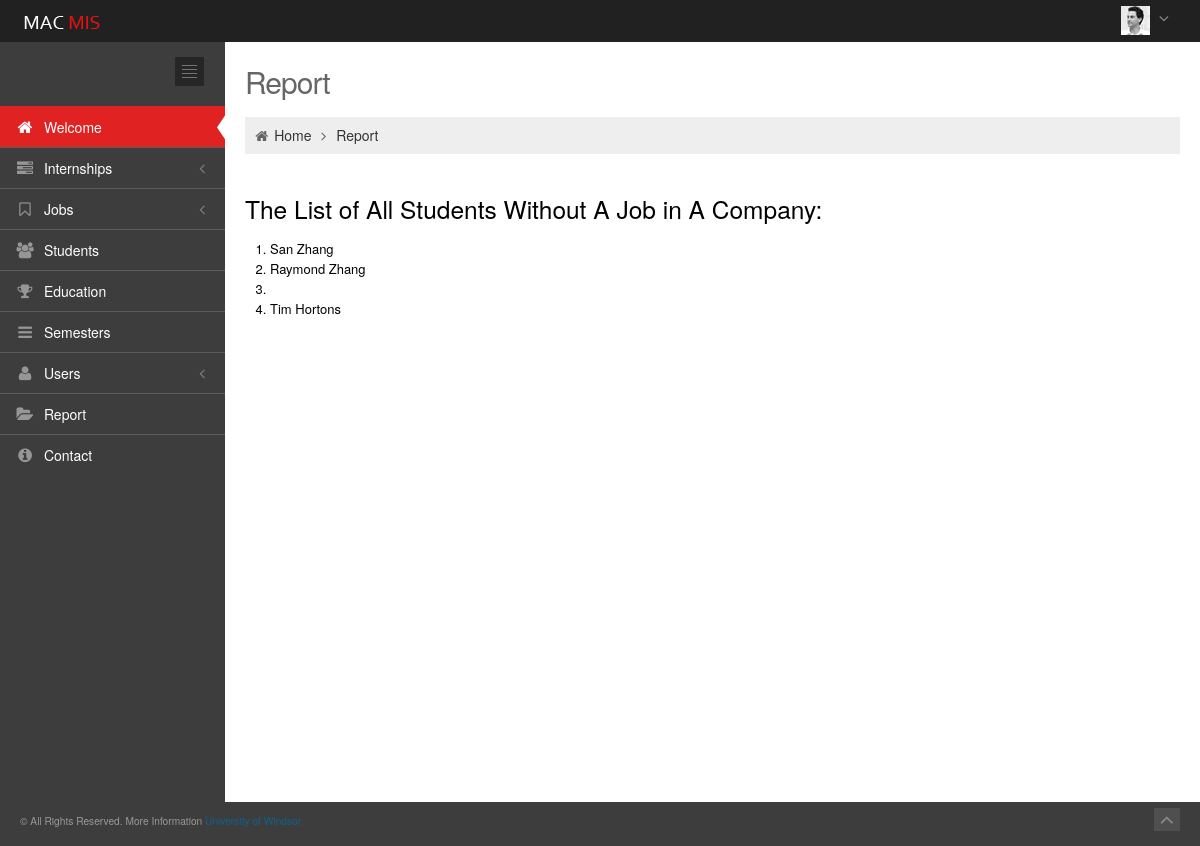
Screenshot of /app/report_studentWithoutJob (signed in) with the database file from the repository.
### app/models.py (models this page shows)
class Student(models.Model):
    GENDER_CHOICES = (
        ('F', 'Female'),
        ('M', 'Male'),
    )
    STATUS_CHOICES = (
        ('I', 'International Resident'),
        ('P', 'Permanent Resident'),
    )
    CURRENT_PAST = (
        ('C', 'Current Student'),
        ('P', 'Past Student')
    )
    user = models.OneToOneField(User)
    job_id = models.ForeignKey(Job,blank=True,null=True)
    semester_id = models.ForeignKey(Semester_registered, blank=True, null=True)
    stu_telephone = models.IntegerField(null=True, blank= True)
    stu_gender = models.CharField(max_length=1, choices=GENDER_CHOICES,default="")
    stu_status = models.CharField(max_length=1, choices=STATUS_CHOICES, default='I')
    stu_current_past = models.CharField(max_length=1, choices=CURRENT_PAST,default="")
    stu_nationality = models.CharField(max_length=50, blank= True, null=True)
    def __str__(self):
        return "{} {}".format(self.user.first_name, self.user.last_name)

### app/views.py (the view)
def report_studentWithoutJob(request):
    studentwithoutjoblist = Student.objects.exclude(job_id__intern_id__intern_type__contains = 'industry')
    return render(request, 'app/report_studentWithoutJob.html', {'studentwithoutjoblist':studentwithoutjoblist})

### app/templates/app/report_studentWithoutJob.html
{% extends 'app/base.html' %}
{% block container %}
		<div class="page-content">
			<div class="container-fluid">
				<div class="row-fluid">
					<div class="span12">
						<h3 class="page-title">
							Report
						</h3>
						<ul class="breadcrumb">
							<li>
								<i class="icon-home"></i>
								<a href="{% url 'app:welcome' %}">Home</a>
								<i class="icon-angle-right"></i>
							</li>
							<li><a href="#">Report</a></li>
						</ul>
					</div>
				</div>
				<div id="dashboard">
                    <h3>The List of All Students Without A Job in A Company: </h3>
                    {% if studentwithoutjoblist %}
                        <ol>
                        {% for student in studentwithoutjoblist %}
                            <li>{{ student }}</li>
                        {% endfor %}
                        </ol>
                    {% else %}
                        <strong>There is no student without a job in a company in the database!</strong>
                    {% endif %}
				</div>
			</div>
		</div>
{% endblock %}

### app/static/app/css/style-responsive.css (style rules this page uses)
@media (min-width: 980px) { .page-content { margin-left: 225px; margin-top: 0px; min-height: 760px; } }

### app/static/app/css/default.css (style rules this page uses)
body { background-color: #3d3d3d !important; }

### rows the page displays
Student: user.last_name "San Zhang"
Student: user.last_name "Raymond Zhang"
Student: user.last_name "Tim Hortons"
